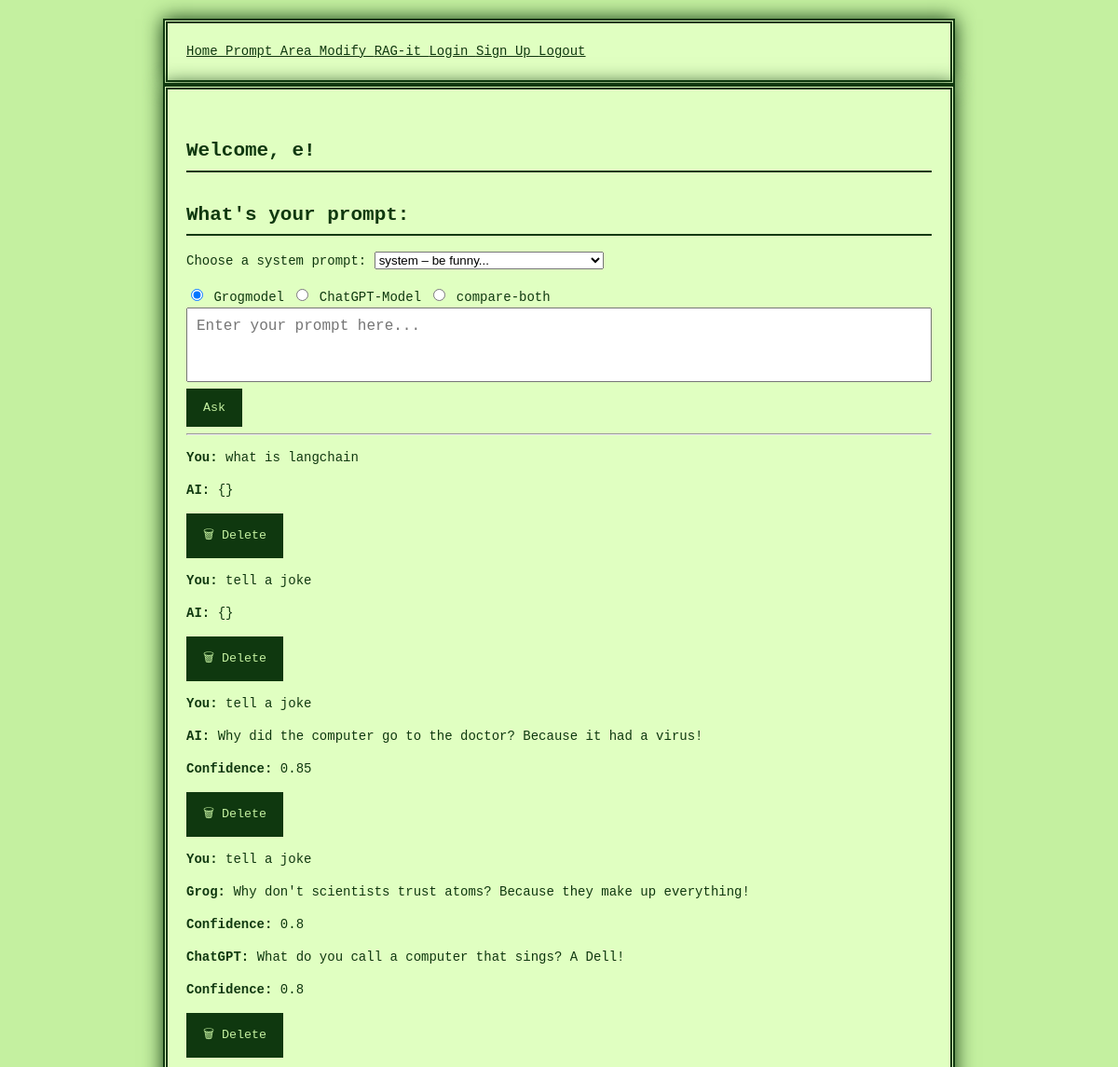
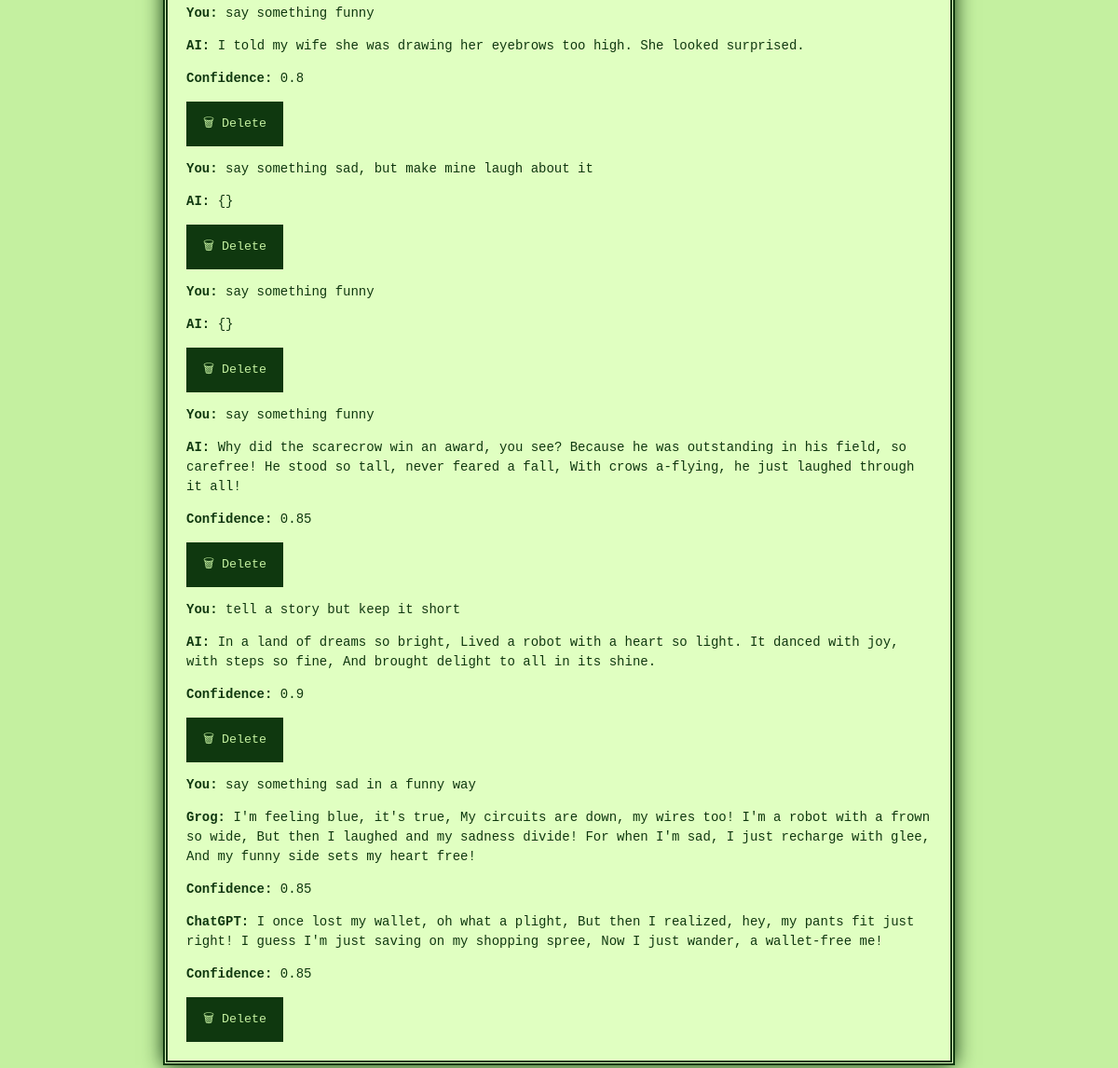
/Prompt-area?system_prompt_id=3 (signed in), run on the app's committed database (2 pictures, top to bottom).
### project/models.py (models this page shows)
class Chat(db.Model):
    id = db.Column(db.Integer, primary_key = True)
    user_id = db.Column(db.Integer, db.ForeignKey('user.id', ondelete='CASCADE'), nullable=False)
    question = db.Column(db.String, unique=False)
    answer = db.Column(db.String, unique=False, nullable=True)
    model = db.Column(db.String, unique=False, nullable=True)
    confidence = db.Column(db.Float, nullable=True)
    confidence_grog = db.Column(db.Float, nullable=True)
    confidence_chatgpt = db.Column(db.Float, nullable=True)

### project/main.py (the view)
@main.route('/Prompt-area', methods=["POST", "GET"])
@login_required
def prompt_area():
    user_id = current_user.id
    if request.method == "POST":
        new_prompt = request.form.get("prompt")
        selected_model = request.form.get("modell", "grog")
        system_prompt_id = request.form.get("system_prompt_id")
        delete_id = request.form.get("delete_chat_id")
        if delete_id:
            chat_to_delete = Chat.query.filter_by(id=delete_id, user_id=user_id).first()
            if chat_to_delete:
                db.session.delete(chat_to_delete)
                db.session.commit()
        system_prompts = SystemPrompt.query.all()
        selected_system_prompt = SystemPrompt.query.get(system_prompt_id) if system_prompt_id else None
        system_msg = {
            "role": selected_system_prompt.role,
            "content": selected_system_prompt.content
        } if selected_system_prompt else None
        temperature = selected_system_prompt.temperature if selected_system_prompt else 0.7
        max_tokens = selected_system_prompt.max_tokens if selected_system_prompt else 150
        if new_prompt:
            context_chats = Chat.query.filter_by(user_id=user_id).order_by(Chat.id.desc()).limit(30).all()
            context_chats.reverse()
            context = "".join([f"User: {chat.question}\nAI: {chat.answer}\n" for chat in context_chats])
            combined_prompt = context + f"User: {new_prompt}"
            answer = "⚠️ No answer generated."
            confidence = None
            confidence_grog = None
            confidence_chatgpt = None
            try:
                if selected_model == "grog":
                    result = grogmodel.give_answer(
                        combined_prompt,
                        system_prompt_override=system_msg,
                        temperature=temperature,
                        max_tokens=max_tokens
                    )
                    raw_output = result[1]
                    print("🟢 Raw output from Groq:", raw_output)
                    answer_dict = raw_output if isinstance(raw_output, dict) else {}
                    answer = json.dumps(answer_dict)
                    confidence = answer_dict.get("confidence")
                elif selected_model == "chatgpt":
                    result = chatgptmodel.chat_answers_question(
                        combined_prompt,
                        system_prompt_override=system_msg,
                        temperature=temperature,
                        max_tokens=max_tokens
                    )
                    raw_output = result[1]
                    print("🔵 Raw output from GPT:", repr(raw_output))
                    try:
                        answer_dict = raw_output if isinstance(raw_output, dict) else json.loads(raw_output)
                    except Exception:
                        answer_dict = {}
                    answer = json.dumps(answer_dict)
                    confidence = answer_dict.get("confidence")
                elif selected_model == "compare-both":
                    grog_result = grogmodel.give_answer(
                        combined_prompt,
                        system_prompt_override=system_msg,
                        temperature=temperature,
                        max_tokens=max_tokens
                    )
                    chatgpt_result = chatgptmodel.chat_answers_question(
                        combined_prompt,
                        system_prompt_override=system_msg,
                        temperature=temperature,
                        max_tokens=max_tokens
                    )
                    grog_output = grog_result[1]
                    chatgpt_output = chatgpt_result[1]
                    grog_parsed = grog_output if isinstance(grog_output, dict) else {}
                    chatgpt_parsed = chatgpt_output if isinstance(chatgpt_output, dict) else {}
                    grog_answer = grog_parsed.get("answer", "⚠️")
                    chatgpt_answer = chatgpt_parsed.get("answer", "⚠️")
                    confidence_grog = grog_parsed.get("confidence")
                    confidence_chatgpt = chatgpt_parsed.get("confidence")
                    answer = json.dumps({
                        "grog": grog_answer,
                        "grog_confidence": confidence_grog,
                        "chatgpt": chatgpt_answer,
                        "chatgpt_confidence": confidence_chatgpt
                    })
                else:
                    answer = "⚠️ Unsupported model selected."
            except Exception as e:
                answer = json.dumps({"error": f"Exception during model call: {str(e)}"})
            new_chat = Chat(
                user_id=user_id,
                question=new_prompt,
                answer=answer,
                model=selected_model,
                confidence=confidence,
                confidence_grog=confidence_grog,
                confidence_chatgpt=confidence_chatgpt
            )
            db.session.add(new_chat)
            db.session.commit()
    else:
        selected_model = request.args.get("modell", "grog")
        system_prompt_id = request.args.get("system_prompt_id")
    chat_history = Chat.query.filter_by(user_id=user_id).order_by(Chat.id.desc()).limit(10).all()
    chat_history.reverse()
    system_prompts = SystemPrompt.query.all()
    return render_template(
        'Prompt-area.html',
        name=current_user.name,
        chat_history=chat_history,
        system_prompts=system_prompts,
        selected_system_prompt_id=system_prompt_id,
        selected_model=selected_model
    )

### project/__init__.py (called while the page is built)
def create_app():
    app = Flask(__name__)
    app.config['SECRET_KEY'] = 'secret_key_goes_here' #was soll das?
    app.config['SQLALCHEMY_DATABASE_URI'] = 'sqlite:///db.sqlite'
    app.jinja_env.filters['loads'] = json.loads
    db.init_app(app)
    login_manager = LoginManager()
    login_manager.login_view = 'auth.login'
    login_manager.init_app(app)
    from .models import User
    @login_manager.user_loader
    def load_user(user_id):
        return User.query.get(int(user_id))
    from .auth import auth as auth_blueprint
    app.register_blueprint(auth_blueprint)
    from .main import main as main_blueprint
    app.register_blueprint(main_blueprint)
    return app

### project/templates/Prompt-area.html (shortened to what this page needs)
{% extends "base.html" %}
{% block content %}
<h1 class="title">Welcome, {{ name }}!</h1>
<h2>What's your prompt:</h2>
<form method="POST" action="{{ url_for('main.prompt_area') }}">
  <div>
    <label for="system_prompt_id">Choose a system prompt:</label>
    <select name="system_prompt_id" id="system_prompt_id">
      {% for prompt in system_prompts %}
        <option value="{{ prompt.id }}"
          {% if selected_system_prompt_id == prompt.id|string %}selected{% endif %}>
          {{ prompt.role }} – {{ prompt.content[:40] }}...
        </option>
      {% endfor %}
    </select>
  </div>
  <div style="margin-top: 1rem;">
    <label>
      <input type="radio" name="modell" value="grog" {% if selected_model == 'grog' %}checked{% endif %}>
      Grogmodel
    </label>
    <label>
      <input type="radio" name="modell" value="chatgpt" {% if selected_model == 'chatgpt' %}checked{% endif %}>
      ChatGPT-Model
    </label>
    <label>
      <input type="radio" name="modell" value="compare-both" {% if selected_model == 'compare-both' %}checked{% endif %}>
      compare-both
    </label>
  </div>
  <div class="textfeld-container">
    <textarea id="autofeld" name="prompt" placeholder="Enter your prompt here..." required></textarea>
    <input type="submit" value="Ask">
  </div>
</form>
<hr>
{% for chat in chat_history %}
  <div class="chat-entry">
    <p><strong>You:</strong> {{ chat.question }}</p>
    {% if chat.model == "compare-both" %}
      {% set both = chat.answer | safe | loads %}
      <p><strong>Grog:</strong> {{ both.grog }}</p>
      <p><strong>Confidence:</strong> {{ both.grog_confidence or 'no confidence here' }}</p>
      <p><strong>ChatGPT:</strong> {{ both.chatgpt }}</p>
      <p><strong>Confidence:</strong> {{ both.chatgpt_confidence or 'no confidence here' }}</p>
    {% else %}
      {% set parsed = chat.answer | safe | loads %}
      {% if parsed and parsed.answer %}
        <p><strong>AI:</strong> {{ parsed.answer }}</p>
        <p><strong>Confidence:</strong> {{ parsed.confidence or 'NAN' }}</p>
      {% else %}
        <p><strong>AI:</strong> {{ chat.answer }}</p>
      {% endif %}
    {% endif %}
    <form method="POST" style="display:inline;">
      <button type="submit" onclick="return confirm('Delete this message?')">🗑 Delete</button>
    </form>
  </div>
{% endfor %}
{% endblock %}

### project/static/styles.css (style rules this page uses)
body { background-color: #c4f0a0; color: #0f380f; font-family: 'Press Start 2P', monospace; font-size: 14px; line-height: 1.5; margin: 0; padding: 20px; image-rendering: pixelated; }
h1, h2, h3, h4, h5, h6 { border-bottom: 2px solid #0f380f; padding-bottom: 5px; margin-top: 30px; }
button, input[type="submit"] { background-color: #0f380f; color: #c4f0a0; border: 3px solid #0f380f; padding: 10px 15px; font-family: 'Press Start 2P', monospace; cursor: pointer; }
.textfeld-container { width: 100%; }
textarea { width: 100%; min-height: 80px; resize: none; overflow: hidden; font-family: monospace; font-size: 16px; padding: 10px; box-sizing: border-box; }

### data on the page
Chat: question "what is langchain", answer "{}"
Chat: question "tell a joke", answer "{}"
Chat: question "tell a joke", answer "Why did the computer go to the doctor? Because it had a virus!", confidence "0.85"
Chat: question "tell a joke", grog "Why don't scientists trust atoms? Because they make up everything!", grog_confidence "0.8", chatgpt "What do you call a computer that sings? A Dell!", chatgpt_confidence "0.8"
Chat: question "say something funny", answer "I told my wife she was drawing her eyebrows too high. She looked surprised.", confidence "0.8"
Chat: question "say something sad, but make mine laugh about it", answer "{}"
Chat: question "say something funny", answer "{}"
Chat: question "say something funny", answer "Why did the scarecrow win an award, you see? Because he was outstanding in his field, so carefree! He stood so tall, never feared a fall, With crows a-flying, he just laughed through it all!", confidence "0.85"
Chat: question "tell a story but keep it short", answer "In a land of dreams so bright, Lived a robot with a heart so light. It danced with joy, with steps so fine, And brought delight to all in its shine.", confidence "0.9"
Chat: question "say something sad in a funny way", grog "I'm feeling blue, it's true, My circuits are down, my wires too! I'm a robot with a frown so wide, But then I laughed and my sadness divide! For when I'm sad, I just recharge with glee, And my funny side sets my heart free!", grog_confidence "0.85", chatgpt "I once lost my wallet, oh what a plight, But then I realized, hey, my pants fit just right! I guess I'm just saving on my shopping spree, Now I just wander, a wallet-free me!", chatgpt_confidence "0.85"

### other printed values
{{ name }} "e"
form field system_prompt_id "system – be funny..."
